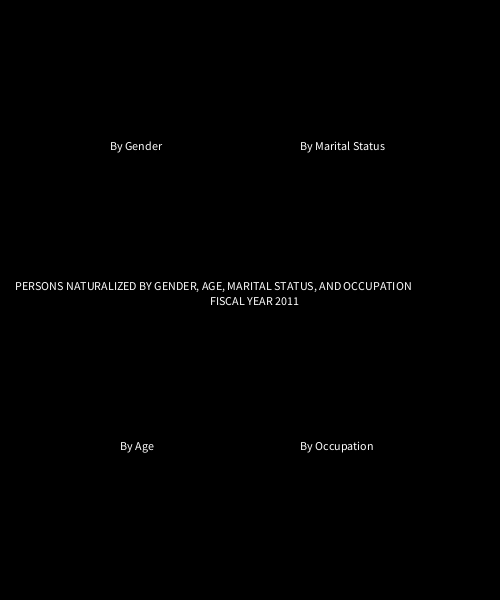
Frame 1 (no input)
Frame 60 (the mouse pressed at the canvas centre just before this capture): identical to frame 1, image omitted
Frame 120 (the mouse held since frame 60 and released just before this capture): identical to frame 1, image omitted

The Processing sketch that drew this single still picture (run headless with seeded random() and noise(); from frame 60 on, the mouse is pressed at the canvas centre):

// Processing sketch: processing_94099
// ── processing_94099.pde

boolean selected;
int[][] data = new int[4][];
String[][] strings = new String[4][];
int total=694193;
int distance=0;
int category=data.length;
boolean first=true;


void setup() {
  frameRate(60);
  size(500, 600);
  colorMode(HSB);
  data[0]=new int[3];
  strings[0]=new String[3];
  data[0][0] = 316561;
  strings[0][0] = "Male";
  data[0][1] = 377581;
  strings[0][1] = "Female";
  data[0][2] = 51;
  strings[0][2] = "Unknown";


  data[1]=new int[13];
  strings[1]=new String[13];
  data[1][0] = 9570;
  strings[1][0] = "18 to 19 years";
  data[1][1] = 58357;
  strings[1][1] = "20 to 24 years";
  data[1][2] = 86351;
  strings[1][2] = "25 to 29 years";
  data[1][3] = 91896;
  strings[1][3] = "30 to 34 years";
  data[1][4] = 101522;
  strings[1][4] = "35 to 39 years";
  data[1][5] = 89063;
  strings[1][5] = "40 to 44 years";
  data[1][12] = 67921;
  strings[1][12] = "45 to 49 years";
  data[1][7] = 56112;
  strings[1][7] = "50 to 54 years";
  data[1][8] = 45422;
  strings[1][8] = "55 to 59 years";
  data[1][9] = 31490;
  strings[1][9] = "60 to 64 years";
  data[1][10] = 39507;
  strings[1][10] = "65 to 74 years";
  data[1][11] = 16980;
  strings[1][11] = "75 years and over";
  data[1][6] = 2;
  strings[1][6] = "Unknown";

  data[2]=new int[5];
  strings[2]=new String[5];
  data[2][0] = 151750;
  strings[2][0] = "Single";
  data[2][1] = 446686;
  strings[2][1] = "Married";
  data[2][2] = 21708;
  strings[2][2] = "Widowed";
  data[2][3] = 67699;
  strings[2][3] = "Divorced/separated";
  data[2][4] = 6350;
  strings[2][4] = "Unknown";

  data[3]=new int[9];
  strings[3]=new String[9];
  data[3][0] = 138496;
  strings[3][0] = "Management, professional,\nand related occupations";
  data[3][1] = 82638;
  strings[3][1] = "Service\noccupations";
  data[3][2] = 57955;
  strings[3][2] = "Sales and office\noccupations";
  data[3][3] = 13849;
  strings[3][3] = "Construction, extraction, maintenance\nand repair occupations";
  data[3][4] = 69533;
  strings[3][4] = "Production, transportation, and\nmaterial moving occupations";
  data[3][5] = 3986;
  strings[3][5] = "Military";
  data[3][6] = 187651;
  strings[3][6] = "No occupation/\nnot working\noutside\nhome";
  data[3][7] = 2285;
  strings[3][7] = "Farming, fishing, and\nforestry\noccupations";
  data[3][8] = 137800;
  strings[3][8] = "Unknown";
}
void draw() {

  if (category!=data.length) {
    background(0);
    pushMatrix();
    if (distance<50) {
      distance+=2;
    }
    translate(250, 250);
    float totalAngle=0;
    for (int i = 0; i < data[category].length; i++) {
      stroke(i*255.0/data[category].length, 255, 255);
      float angle = (float)(1.0*data[category][i]/total*2*Math.PI);
      totalAngle-=angle/2;
      rotate(-angle/2);
      //    line(0, distance, -100*sin(angle/2), 100*cos(angle/2)+distance);
      //    line(0, distance, 100*sin(angle/2), 100*cos(angle/2)+distance);
      fill(i*255.0/data[category].length, 255, 255);
      arc(0, distance, 200, 200, (float)Math.PI/2-angle/2, (float)Math.PI/2+angle/2);
      if (distance>=50) {
        rotate(-totalAngle);
        text(strings[category][i], -200*sin(totalAngle)-25, 200*cos(totalAngle));
        rotate(totalAngle);
      }
      //curve(0, 0+distance, -100*sin(angle/2), 100*cos(angle/2)+distance, 100*sin(angle/2), 100*cos(angle/2)+distance, 0, 0+distance);
      rotate(-angle/2);
      totalAngle-=angle/2;
    }
    popMatrix();
    fill(25, 255, 255);
    rect(0, 500, 125, 600);
    fill(25, 255, 255);
    rect(125, 500, 250, 600);
    fill(25, 255, 255);
    rect(250, 500, 375, 600);
    fill(25, 255, 255);
    rect(375, 500, 500, 600);
    fill(255);
    text("By Gender", 40, 550);
    text("By Age", 170, 550);
    text("By Marital Status", 269, 550);
    text("By Occupation", 400, 550);
    fill(0);
    text("PERSONS NATURALIZED BY GENDER, AGE, MARITAL STATUS, AND OCCUPATION", 15, 580);
    text("FISCAL YEAR 2011", 210, 592);
  }
  else {
    background(0);
    text("PERSONS NATURALIZED BY GENDER, AGE, MARITAL STATUS, AND OCCUPATION", 15, 290);
    text("FISCAL YEAR 2011", 210, 305);
    text("By Gender", 110, 150);
    text("By Age", 120, 450);
    text("By Marital Status", 300, 150);
    text("By Occupation", 300, 450);
  }
}
void mouseClicked() {
  if (first) {
    first=false;
    if (mouseX<width/2) {
      if (mouseY<height/2) {
        category=0;
      }
      else {
        category=1;
      }
    }
    else {
      if (mouseY<height/2) {
        category=2;
      }
      else {
        category=3;
      }
    }
  }
  else if (distance==50&&mouseY>500) {
    distance=0;
    if (mouseX<width/4) {
      category=0;
    }
    else if (mouseX<2*width/4) {
      category=1;
    }
    else if (mouseX<3*width/4) {
      category=2;
    }
    else if (mouseX<width) {
      category=3;
    }
  }
}
